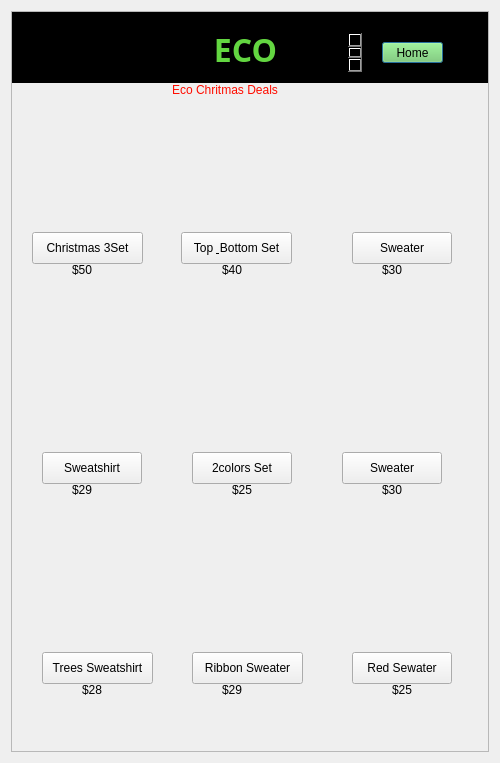
<?xml version="1.0" encoding="UTF-8"?>
<ui version="4.0">
 <class>Ecocdeals</class>
 <widget class="QDialog" name="Ecocdeals">
  <property name="geometry">
   <rect>
    <x>0</x>
    <y>0</y>
    <width>500</width>
    <height>763</height>
   </rect>
  </property>
  <property name="windowTitle">
   <string>Dialog</string>
  </property>
  <layout class="QHBoxLayout" name="horizontalLayout">
   <item>
    <widget class="QScrollArea" name="scrollArea">
     <property name="widgetResizable">
      <bool>true</bool>
     </property>
     <widget class="QWidget" name="scrollAreaWidgetContents">
      <property name="geometry">
       <rect>
        <x>0</x>
        <y>0</y>
        <width>474</width>
        <height>737</height>
       </rect>
      </property>
      <widget class="QPushButton" name="pushButton_backhome">
       <property name="geometry">
        <rect>
         <x>370</x>
         <y>30</y>
         <width>61</width>
         <height>21</height>
        </rect>
       </property>
       <property name="styleSheet">
        <string notr="true">background-color: rgb(119, 209, 95);</string>
       </property>
       <property name="text">
        <string>Home</string>
       </property>
      </widget>
      <widget class="QTextBrowser" name="textBrowser">
       <property name="geometry">
        <rect>
         <x>130</x>
         <y>20</y>
         <width>221</width>
         <height>41</height>
        </rect>
       </property>
       <property name="font">
        <font>
         <family>Al Nile</family>
        </font>
       </property>
       <property name="styleSheet">
        <string notr="true">background-color: rgb(0, 0, 0);</string>
       </property>
       <property name="html">
        <string>&lt;!DOCTYPE HTML PUBLIC &quot;-//W3C//DTD HTML 4.0//EN&quot; &quot;http://www.w3.org/TR/REC-html40/strict.dtd&quot;&gt;
&lt;html&gt;&lt;head&gt;&lt;meta name=&quot;qrichtext&quot; content=&quot;1&quot; /&gt;&lt;meta charset=&quot;utf-8&quot; /&gt;&lt;style type=&quot;text/css&quot;&gt;
p, li { white-space: pre-wrap; }
hr { height: 1px; border-width: 0; }
li.unchecked::marker { content: &quot;\2610&quot;; }
li.checked::marker { content: &quot;\2612&quot;; }
&lt;/style&gt;&lt;/head&gt;&lt;body style=&quot; font-family:'Al Nile'; font-size:13pt; font-weight:400; font-style:normal;&quot;&gt;
&lt;p align=&quot;center&quot; style=&quot; margin-top:0px; margin-bottom:0px; margin-left:0px; margin-right:0px; -qt-block-indent:0; text-indent:0px;&quot;&gt;&lt;span style=&quot; font-family:'.AppleSystemUIFont'; font-size:24pt; font-weight:700; color:#63d641;&quot;&gt;ECO WARDROBE&lt;/span&gt;&lt;/p&gt;&lt;/body&gt;&lt;/html&gt;</string>
       </property>
      </widget>
      <widget class="QLabel" name="label_menubar">
       <property name="geometry">
        <rect>
         <x>0</x>
         <y>0</y>
         <width>481</width>
         <height>71</height>
        </rect>
       </property>
       <property name="styleSheet">
        <string notr="true">
background-color: rgb(0, 0, 0);</string>
       </property>
       <property name="text">
        <string/>
       </property>
      </widget>
      <widget class="QLabel" name="label">
       <property name="geometry">
        <rect>
         <x>0</x>
         <y>0</y>
         <width>71</width>
         <height>71</height>
        </rect>
       </property>
       <property name="text">
        <string/>
       </property>
       <property name="pixmap">
        <pixmap>../Downloads/EcoWardrobe-01.jpg</pixmap>
       </property>
       <property name="scaledContents">
        <bool>true</bool>
       </property>
      </widget>
      <widget class="QPushButton" name="pushButton_2">
       <property name="geometry">
        <rect>
         <x>20</x>
         <y>220</y>
         <width>111</width>
         <height>32</height>
        </rect>
       </property>
       <property name="text">
        <string>Christmas 3Set</string>
       </property>
      </widget>
      <widget class="QLabel" name="label_2">
       <property name="geometry">
        <rect>
         <x>20</x>
         <y>100</y>
         <width>111</width>
         <height>121</height>
        </rect>
       </property>
       <property name="text">
        <string/>
       </property>
       <property name="pixmap">
        <pixmap>../Downloads/451ac9ac6fd294b8b929a010958f75fa.jpg</pixmap>
       </property>
       <property name="scaledContents">
        <bool>true</bool>
       </property>
      </widget>
      <widget class="QLabel" name="label_3">
       <property name="geometry">
        <rect>
         <x>170</x>
         <y>100</y>
         <width>111</width>
         <height>121</height>
        </rect>
       </property>
       <property name="text">
        <string/>
       </property>
       <property name="pixmap">
        <pixmap>../Downloads/Holiday Outfit Inspo | TheChicBee.jpg</pixmap>
       </property>
       <property name="scaledContents">
        <bool>true</bool>
       </property>
      </widget>
      <widget class="QLabel" name="label_4">
       <property name="geometry">
        <rect>
         <x>330</x>
         <y>100</y>
         <width>111</width>
         <height>121</height>
        </rect>
       </property>
       <property name="text">
        <string/>
       </property>
       <property name="pixmap">
        <pixmap>../Downloads/11d6593bcf145713b4075a9e5e1277b5.jpg</pixmap>
       </property>
       <property name="scaledContents">
        <bool>true</bool>
       </property>
      </widget>
      <widget class="QLabel" name="label_5">
       <property name="geometry">
        <rect>
         <x>30</x>
         <y>320</y>
         <width>101</width>
         <height>121</height>
        </rect>
       </property>
       <property name="text">
        <string/>
       </property>
       <property name="pixmap">
        <pixmap>../Downloads/2a598b6e11e2cf1c4b82d990e3eea52e.jpg</pixmap>
       </property>
       <property name="scaledContents">
        <bool>true</bool>
       </property>
      </widget>
      <widget class="QLabel" name="label_6">
       <property name="geometry">
        <rect>
         <x>180</x>
         <y>320</y>
         <width>101</width>
         <height>121</height>
        </rect>
       </property>
       <property name="text">
        <string/>
       </property>
       <property name="pixmap">
        <pixmap>../Downloads/c7e74cc33b0dd999facd9c5daaae20db.jpg</pixmap>
       </property>
       <property name="scaledContents">
        <bool>true</bool>
       </property>
      </widget>
      <widget class="QLabel" name="label_7">
       <property name="geometry">
        <rect>
         <x>330</x>
         <y>320</y>
         <width>101</width>
         <height>121</height>
        </rect>
       </property>
       <property name="text">
        <string/>
       </property>
       <property name="pixmap">
        <pixmap>../Downloads/c8b56d710082c962ce63b3cc3a2487fd.jpg</pixmap>
       </property>
       <property name="scaledContents">
        <bool>true</bool>
       </property>
      </widget>
      <widget class="QLabel" name="label_8">
       <property name="geometry">
        <rect>
         <x>30</x>
         <y>520</y>
         <width>111</width>
         <height>121</height>
        </rect>
       </property>
       <property name="text">
        <string/>
       </property>
       <property name="pixmap">
        <pixmap>../Downloads/e68255c15b0da250028cd7c70269290f.jpg</pixmap>
       </property>
       <property name="scaledContents">
        <bool>true</bool>
       </property>
      </widget>
      <widget class="QLabel" name="label_9">
       <property name="geometry">
        <rect>
         <x>180</x>
         <y>520</y>
         <width>101</width>
         <height>121</height>
        </rect>
       </property>
       <property name="text">
        <string/>
       </property>
       <property name="pixmap">
        <pixmap>../Downloads/1774728327e8e8e4c375390ab856c85b.jpg</pixmap>
       </property>
       <property name="scaledContents">
        <bool>true</bool>
       </property>
      </widget>
      <widget class="QLabel" name="label_10">
       <property name="geometry">
        <rect>
         <x>340</x>
         <y>520</y>
         <width>91</width>
         <height>121</height>
        </rect>
       </property>
       <property name="text">
        <string/>
       </property>
       <property name="pixmap">
        <pixmap>../Downloads/12e8d30cbb894db62e33a54666ca7464.jpg</pixmap>
       </property>
       <property name="scaledContents">
        <bool>true</bool>
       </property>
      </widget>
      <widget class="QPushButton" name="pushButton_3">
       <property name="geometry">
        <rect>
         <x>169</x>
         <y>220</y>
         <width>111</width>
         <height>32</height>
        </rect>
       </property>
       <property name="text">
        <string>Top &amp; Bottom Set</string>
       </property>
      </widget>
      <widget class="QPushButton" name="pushButton_4">
       <property name="geometry">
        <rect>
         <x>340</x>
         <y>220</y>
         <width>100</width>
         <height>32</height>
        </rect>
       </property>
       <property name="text">
        <string>Sweater</string>
       </property>
      </widget>
      <widget class="QPushButton" name="pushButton_5">
       <property name="geometry">
        <rect>
         <x>30</x>
         <y>440</y>
         <width>100</width>
         <height>32</height>
        </rect>
       </property>
       <property name="text">
        <string>Sweatshirt</string>
       </property>
      </widget>
      <widget class="QPushButton" name="pushButton_6">
       <property name="geometry">
        <rect>
         <x>180</x>
         <y>440</y>
         <width>100</width>
         <height>32</height>
        </rect>
       </property>
       <property name="text">
        <string>2colors Set</string>
       </property>
      </widget>
      <widget class="QPushButton" name="pushButton_7">
       <property name="geometry">
        <rect>
         <x>330</x>
         <y>440</y>
         <width>100</width>
         <height>32</height>
        </rect>
       </property>
       <property name="text">
        <string>Sweater</string>
       </property>
      </widget>
      <widget class="QPushButton" name="pushButton_8">
       <property name="geometry">
        <rect>
         <x>30</x>
         <y>640</y>
         <width>111</width>
         <height>32</height>
        </rect>
       </property>
       <property name="text">
        <string>Trees Sweatshirt</string>
       </property>
      </widget>
      <widget class="QPushButton" name="pushButton_9">
       <property name="geometry">
        <rect>
         <x>180</x>
         <y>640</y>
         <width>111</width>
         <height>32</height>
        </rect>
       </property>
       <property name="text">
        <string>Ribbon Sweater</string>
       </property>
      </widget>
      <widget class="QPushButton" name="pushButton_10">
       <property name="geometry">
        <rect>
         <x>340</x>
         <y>640</y>
         <width>100</width>
         <height>32</height>
        </rect>
       </property>
       <property name="text">
        <string>Red Sewater</string>
       </property>
      </widget>
      <widget class="QLabel" name="label_11">
       <property name="geometry">
        <rect>
         <x>60</x>
         <y>250</y>
         <width>58</width>
         <height>16</height>
        </rect>
       </property>
       <property name="text">
        <string>$50</string>
       </property>
      </widget>
      <widget class="QLabel" name="label_12">
       <property name="geometry">
        <rect>
         <x>210</x>
         <y>250</y>
         <width>58</width>
         <height>16</height>
        </rect>
       </property>
       <property name="text">
        <string>$40</string>
       </property>
      </widget>
      <widget class="QLabel" name="label_13">
       <property name="geometry">
        <rect>
         <x>370</x>
         <y>250</y>
         <width>58</width>
         <height>16</height>
        </rect>
       </property>
       <property name="text">
        <string>$30</string>
       </property>
      </widget>
      <widget class="QLabel" name="label_14">
       <property name="geometry">
        <rect>
         <x>60</x>
         <y>470</y>
         <width>58</width>
         <height>16</height>
        </rect>
       </property>
       <property name="text">
        <string>$29</string>
       </property>
      </widget>
      <widget class="QLabel" name="label_15">
       <property name="geometry">
        <rect>
         <x>220</x>
         <y>470</y>
         <width>58</width>
         <height>16</height>
        </rect>
       </property>
       <property name="text">
        <string>$25</string>
       </property>
      </widget>
      <widget class="QLabel" name="label_16">
       <property name="geometry">
        <rect>
         <x>370</x>
         <y>470</y>
         <width>58</width>
         <height>16</height>
        </rect>
       </property>
       <property name="text">
        <string>$30</string>
       </property>
      </widget>
      <widget class="QLabel" name="label_17">
       <property name="geometry">
        <rect>
         <x>70</x>
         <y>670</y>
         <width>58</width>
         <height>16</height>
        </rect>
       </property>
       <property name="text">
        <string>$28</string>
       </property>
      </widget>
      <widget class="QLabel" name="label_18">
       <property name="geometry">
        <rect>
         <x>210</x>
         <y>670</y>
         <width>58</width>
         <height>16</height>
        </rect>
       </property>
       <property name="text">
        <string>$29</string>
       </property>
      </widget>
      <widget class="QLabel" name="label_19">
       <property name="geometry">
        <rect>
         <x>380</x>
         <y>670</y>
         <width>58</width>
         <height>16</height>
        </rect>
       </property>
       <property name="text">
        <string>$25</string>
       </property>
      </widget>
      <widget class="QLabel" name="label_20">
       <property name="geometry">
        <rect>
         <x>160</x>
         <y>70</y>
         <width>171</width>
         <height>16</height>
        </rect>
       </property>
       <property name="styleSheet">
        <string notr="true">color: rgb(255, 12, 0);
font: 700 13pt &quot;Gill Sans&quot;;
</string>
       </property>
       <property name="text">
        <string>Eco Chritmas Deals </string>
       </property>
      </widget>
      <zorder>label_menubar</zorder>
      <zorder>pushButton_backhome</zorder>
      <zorder>textBrowser</zorder>
      <zorder>label</zorder>
      <zorder>pushButton_2</zorder>
      <zorder>label_2</zorder>
      <zorder>label_3</zorder>
      <zorder>label_4</zorder>
      <zorder>label_5</zorder>
      <zorder>label_6</zorder>
      <zorder>label_7</zorder>
      <zorder>label_8</zorder>
      <zorder>label_9</zorder>
      <zorder>label_10</zorder>
      <zorder>pushButton_3</zorder>
      <zorder>pushButton_4</zorder>
      <zorder>pushButton_5</zorder>
      <zorder>pushButton_6</zorder>
      <zorder>pushButton_7</zorder>
      <zorder>pushButton_8</zorder>
      <zorder>pushButton_9</zorder>
      <zorder>pushButton_10</zorder>
      <zorder>label_11</zorder>
      <zorder>label_12</zorder>
      <zorder>label_13</zorder>
      <zorder>label_14</zorder>
      <zorder>label_15</zorder>
      <zorder>label_16</zorder>
      <zorder>label_17</zorder>
      <zorder>label_18</zorder>
      <zorder>label_19</zorder>
      <zorder>label_20</zorder>
     </widget>
    </widget>
   </item>
  </layout>
 </widget>
 <resources/>
 <connections/>
</ui>
